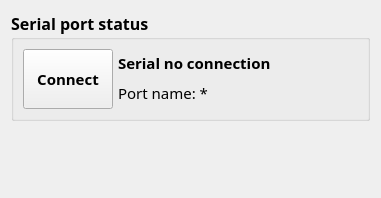
      <widget class="QWidget" name="tab_DHR">
       <attribute name="icon">
        <iconset>
         <normalon>:/icon/gripper.ico</normalon>
        </iconset>
       </attribute>
       <attribute name="title">
        <string>DHR Deivce</string>
       </attribute>
       <layout class="QVBoxLayout" name="verticalLayout_25">
        <item>
         <widget class="QGroupBox" name="groupBox_VibratePlate_3">
          <property name="maximumSize">
           <size>
            <width>16777215</width>
            <height>16777215</height>
           </size>
          </property>
          <property name="font">
           <font>
            <family>Segoe UI Variable Text Semibold</family>
            <pointsize>12</pointsize>
            <bold>true</bold>
           </font>
          </property>
          <property name="title">
           <string>Serial port status</string>
          </property>
          <layout class="QHBoxLayout" name="horizontalLayout_24">
           <property name="spacing">
            <number>5</number>
           </property>
           <item>
            <widget class="QPushButton" name="btn_dhr_serial_connect">
             <property name="minimumSize">
              <size>
               <width>90</width>
               <height>60</height>
              </size>
             </property>
             <property name="maximumSize">
              <size>
               <width>90</width>
               <height>60</height>
              </size>
             </property>
             <property name="font">
              <font>
               <family>Segoe UI Variable Text Semibold</family>
               <pointsize>11</pointsize>
               <bold>true</bold>
              </font>
             </property>
             <property name="text">
              <string>Connect</string>
             </property>
            </widget>
           </item>
           <item>
            <layout class="QVBoxLayout" name="verticalLayout_24">
             <property name="spacing">
              <number>4</number>
             </property>
             <item>
              <widget class="QLabel" name="label_dhr_serial_connect">
               <property name="sizePolicy">
                <sizepolicy hsizetype="MinimumExpanding" vsizetype="Preferred">
                 <horstretch>0</horstretch>
                 <verstretch>0</verstretch>
                </sizepolicy>
               </property>
               <property name="minimumSize">
                <size>
                 <width>200</width>
                 <height>24</height>
                </size>
               </property>
               <property name="maximumSize">
                <size>
                 <width>400</width>
                 <height>24</height>
                </size>
               </property>
               <property name="font">
                <font>
                 <family>Segoe UI Variable Text Semibold</family>
                 <pointsize>11</pointsize>
                 <bold>true</bold>
                </font>
               </property>
               <property name="text">
                <string>Serial no connection</string>
               </property>
              </widget>
             </item>
             <item>
              <widget class="QLabel" name="label_dhr_serial_name">
               <property name="sizePolicy">
                <sizepolicy hsizetype="MinimumExpanding" vsizetype="Preferred">
                 <horstretch>0</horstretch>
                 <verstretch>0</verstretch>
                </sizepolicy>
               </property>
               <property name="minimumSize">
                <size>
                 <width>200</width>
                 <height>24</height>
                </size>
               </property>
               <property name="maximumSize">
                <size>
                 <width>200</width>
                 <height>24</height>
                </size>
               </property>
               <property name="font">
                <font>
                 <family>Segoe UI Variable Text Semibold</family>
                 <pointsize>11</pointsize>
                 <bold>false</bold>
                </font>
               </property>
               <property name="text">
                <string>Port name: *</string>
               </property>
              </widget>
             </item>
            </layout>
           </item>
           <item>
            <spacer name="horizontalSpacer_18">
             <property name="orientation">
              <enum>Qt::Horizontal</enum>
             </property>
             <property name="sizeHint" stdset="0">
              <size>
               <width>40</width>
               <height>20</height>
              </size>
             </property>
            </spacer>
           </item>
          </layout>
         </widget>
        </item>
        <item>
         <layout class="QHBoxLayout" name="horizontalLayout_25">
          <item>
           <widget class="DhPgcWidget" name="widget_Pgc_Control" native="true">
            <property name="font">
             <font>
              <family>Segoe UI Variable Text Semibold</family>
              <pointsize>12</pointsize>
              <bold>true</bold>
             </font>
            </property>
           </widget>
          </item>
          <item>
           <widget class="DhRgiWidget" name="widget_Rgi_Control" native="true">
            <property name="font">
             <font>
              <family>Segoe UI Variable Text Semibold</family>
              <pointsize>12</pointsize>
              <bold>true</bold>
             </font>
            </property>
           </widget>
          </item>
          <item>
           <widget class="DhLceWidget" name="widget_Lce_Control" native="true">
            <property name="font">
             <font>
              <family>Segoe UI Variable Text Semibold</family>
              <pointsize>12</pointsize>
              <bold>true</bold>
             </font>
            </property>
           </widget>
          </item>
          <item>
           <spacer name="horizontalSpacer_17">
            <property name="orientation">
             <enum>Qt::Horizontal</enum>
            </property>
            <property name="sizeHint" stdset="0">
             <size>
              <width>40</width>
              <height>20</height>
             </size>
            </property>
           </spacer>
          </item>
         </layout>
        </item>
        <item>
         <spacer name="verticalSpacer_10">
          <property name="orientation">
           <enum>Qt::Vertical</enum>
          </property>
          <property name="sizeHint" stdset="0">
           <size>
            <width>20</width>
            <height>40</height>
           </size>
          </property>
         </spacer>
        </item>
       </layout>
      </widget>
